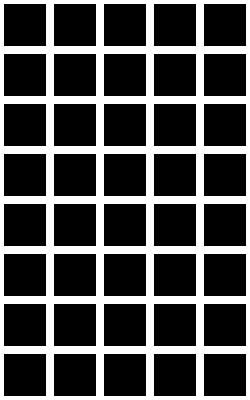
Frame 1 (no input)
Frame 60 (no input): identical to frame 1, image omitted
Frame 120 (the mouse pressed at the canvas centre since frame 60): identical to frame 1, image omitted

The p5.js sketch that drew this single still picture (run headless with seeded random() and noise() and a simulated clock; from frame 60 on, the mouse is pressed at the canvas centre):

// p5.js sketch
// ── sketch.js
var w = 50;

var gfx = [
  [0, 0, 0, 0, 0],
  [0, 0, 0, 0, 0],
  [0, 0, 0, 0, 0],
  [0, 0, 0, 0, 0],
  [0, 0, 0, 0, 0],
  [0, 0, 0, 0, 0],
  [0, 0, 0, 0, 0],
  [0, 0, 0, 0, 0],
];

var out = () => "{"+gfx.toString()+"}";

function setup() {
  createCanvas(5*w, 8*w);
  background(0);
  var clr = createButton("Clear");
  clr.position(0, 9*w);
  clr.mousePressed(resetSketch);

  output = createElement("h3", out());
  output.position(5*w, 2*w);

  drawLines();

  header = createElement("h1", "5x8 graphics generator for 16x2 lcd. Just draw whatever you want and copy the cgram data below:<br>");
  header.position(5*w, 0);
}

function drawLines(){
  stroke(255);
  strokeWeight(8);
  for (i = 0; i <= 5; i++)
    line(w*i, 0, w*i, height);
  for(i = 0; i <= 8; i++)
    line(0, w*i, width, w*i);
}

function resetSketch(){
  gfx = [
    [0, 0, 0, 0, 0],
    [0, 0, 0, 0, 0],
    [0, 0, 0, 0, 0],
    [0, 0, 0, 0, 0],
    [0, 0, 0, 0, 0],
    [0, 0, 0, 0, 0],
    [0, 0, 0, 0, 0],
    [0, 0, 0, 0, 0],
  ];

  clear();
  background(0);
  output.html(out());

  drawLines();
}

function draw() {

  // delete(output);
}

function mouseClicked(){
  if ((mouseX > 0 && mouseX < width) && (mouseY > 0 && mouseY < height)){
    var x = Math.ceil(mouseX/w)*w;
    var y = Math.ceil(mouseY/w)*w;
    var arrX = Math.ceil(x/w);
    var arrY = Math.ceil(y/w);

    if (gfx[arrY-1][arrX-1] == 0){
      fill(0, 255, 0);
      rect(x-w, y-w, w, w);

      gfx[arrY-1][arrX-1] = 1;

      output.html(out());
    }
    else{
      fill(0, 0, 0);
      rect(x-w, y-w, w, w);

      gfx[arrY-1][arrX-1] = 0;

      output.html(out());
    }
  }
}
